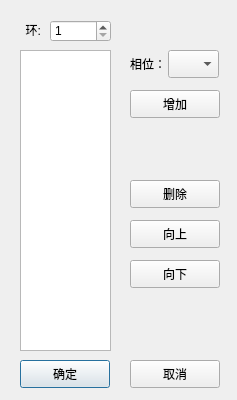
<?xml version="1.0" encoding="UTF-8"?>
<ui version="4.0">
 <class>sequence_dialog</class>
 <widget class="QDialog" name="sequence_dialog">
  <property name="geometry">
   <rect>
    <x>0</x>
    <y>0</y>
    <width>237</width>
    <height>400</height>
   </rect>
  </property>
  <property name="windowTitle">
   <string>相序编辑</string>
  </property>
  <widget class="QPushButton" name="pushButton_confirm">
   <property name="geometry">
    <rect>
     <x>20</x>
     <y>360</y>
     <width>90</width>
     <height>28</height>
    </rect>
   </property>
   <property name="text">
    <string>确定</string>
   </property>
  </widget>
  <widget class="QPushButton" name="pushButton_cancel">
   <property name="geometry">
    <rect>
     <x>130</x>
     <y>360</y>
     <width>90</width>
     <height>28</height>
    </rect>
   </property>
   <property name="text">
    <string>取消</string>
   </property>
  </widget>
  <widget class="QLabel" name="label">
   <property name="geometry">
    <rect>
     <x>10</x>
     <y>20</y>
     <width>31</width>
     <height>20</height>
    </rect>
   </property>
   <property name="text">
    <string>环:</string>
   </property>
   <property name="alignment">
    <set>Qt::AlignRight|Qt::AlignTrailing|Qt::AlignVCenter</set>
   </property>
  </widget>
  <widget class="QSpinBox" name="spinBox_Ring">
   <property name="geometry">
    <rect>
     <x>50</x>
     <y>20</y>
     <width>61</width>
     <height>22</height>
    </rect>
   </property>
   <property name="keyboardTracking">
    <bool>false</bool>
   </property>
   <property name="minimum">
    <number>1</number>
   </property>
   <property name="maximum">
    <number>4</number>
   </property>
  </widget>
  <widget class="QListView" name="listSequence">
   <property name="geometry">
    <rect>
     <x>20</x>
     <y>50</y>
     <width>91</width>
     <height>301</height>
    </rect>
   </property>
  </widget>
  <widget class="QPushButton" name="pushButton_up">
   <property name="geometry">
    <rect>
     <x>130</x>
     <y>220</y>
     <width>90</width>
     <height>28</height>
    </rect>
   </property>
   <property name="text">
    <string>向上</string>
   </property>
  </widget>
  <widget class="QPushButton" name="pushButton_down">
   <property name="geometry">
    <rect>
     <x>130</x>
     <y>260</y>
     <width>90</width>
     <height>28</height>
    </rect>
   </property>
   <property name="text">
    <string>向下</string>
   </property>
  </widget>
  <widget class="QPushButton" name="pushButton_addPhase">
   <property name="geometry">
    <rect>
     <x>130</x>
     <y>90</y>
     <width>90</width>
     <height>28</height>
    </rect>
   </property>
   <property name="text">
    <string>增加</string>
   </property>
  </widget>
  <widget class="QLabel" name="label_2">
   <property name="geometry">
    <rect>
     <x>130</x>
     <y>50</y>
     <width>31</width>
     <height>28</height>
    </rect>
   </property>
   <property name="text">
    <string>相位：</string>
   </property>
  </widget>
  <widget class="QComboBox" name="comboBox_Phase">
   <property name="geometry">
    <rect>
     <x>168</x>
     <y>50</y>
     <width>51</width>
     <height>28</height>
    </rect>
   </property>
  </widget>
  <widget class="QPushButton" name="pushButton_deletePhase">
   <property name="geometry">
    <rect>
     <x>130</x>
     <y>180</y>
     <width>90</width>
     <height>28</height>
    </rect>
   </property>
   <property name="text">
    <string>删除</string>
   </property>
  </widget>
 </widget>
 <resources/>
 <connections/>
</ui>
